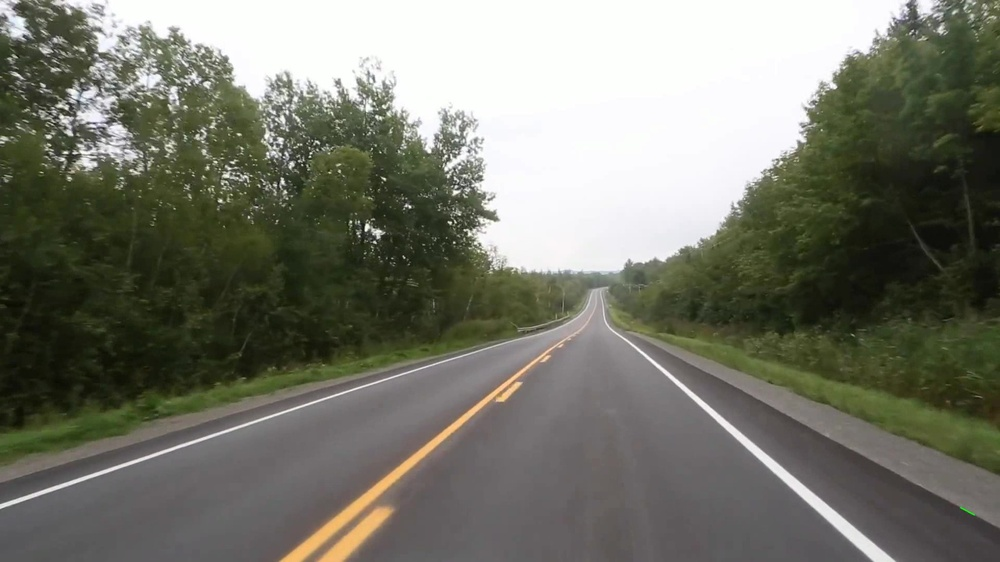
#> input picture lines-detecting/input/road.jpg, 1000 x 562 px, shrunk from 1920 x 1080 before the run, given in place of Video_1.mp4, which was not available
$ python main.py   (older library calls are emulated)
#> lines starting #> are read from the running program, lines starting #| are printed output that depends on the picture; after the words box and inside, x2 and y2 are one past the last pixel; in counts of white or black regions, pixels touching at a corner belong together; pictures that were not available may be replaced by others from this repository, and a replacement may not be noted
import os
import numpy as np
import cv2
import matplotlib.pyplot as plt

cap = cv2.VideoCapture(os.path.join('input', 'Video_1.mp4'))
fourcc = cv2.VideoWriter_fourcc('m', 'p', '4', 'v')

if not os.path.exists('out'):
    os.makedirs('out')

outSobel = cv2.VideoWriter(os.path.join('out','sobel.mp4'), fourcc, cap.get(cv2.CAP_PROP_FPS), (int(cap.get(3)), int(cap.get(4))))
outCanny = cv2.VideoWriter(os.path.join('out','canny.mp4'), fourcc, cap.get(cv2.CAP_PROP_FPS), (int(cap.get(3)), int(cap.get(4))))
outHough = cv2.VideoWriter(os.path.join('out','hough.mp4'), fourcc, cap.get(cv2.CAP_PROP_FPS), (int(cap.get(3)), int(cap.get(4))))
while cap.isOpened():
    ret, frame = cap.read()
#> frame is the input picture: shape (562, 1000, 3); mean B, G, R 106.9, 118.9, 117.6
    if not ret:
        break
    gray = cv2.cvtColor(frame, cv2.COLOR_BGR2GRAY)
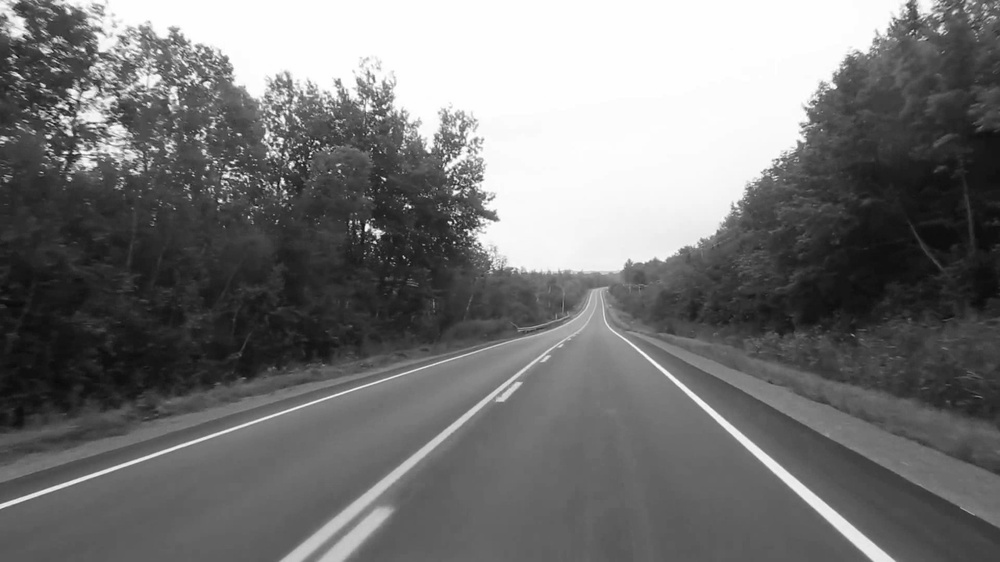
#> gray: shape (562, 1000); min 8, max 255, mean 117.1

    ###################################### Sobel
    sobelx = cv2.Sobel(gray, cv2.CV_32F, 1, 0, ksize=5)  # x
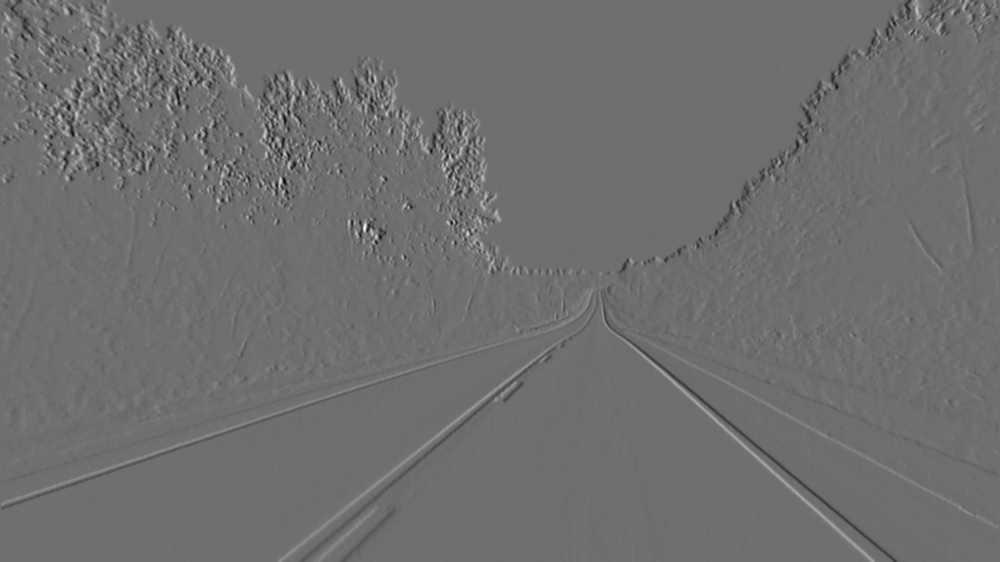
#> sobelx: shape (562, 1000) float32; min -7754, max 10047, mean -0.8; drawn with min black and max white
    sobely = cv2.Sobel(gray, cv2.CV_32F, 0, 1, ksize=5)  # y
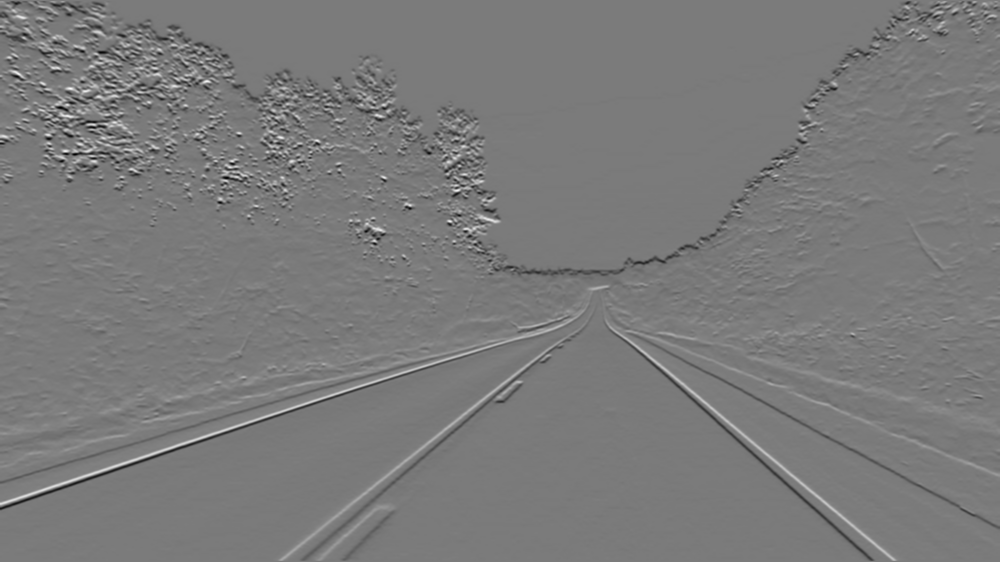
#> sobely: shape (562, 1000) float32; min -7706, max 8264, mean -31.4; drawn with min black and max white
    gradient_magnitude = np.sqrt(np.square(sobelx) + np.square(sobely))
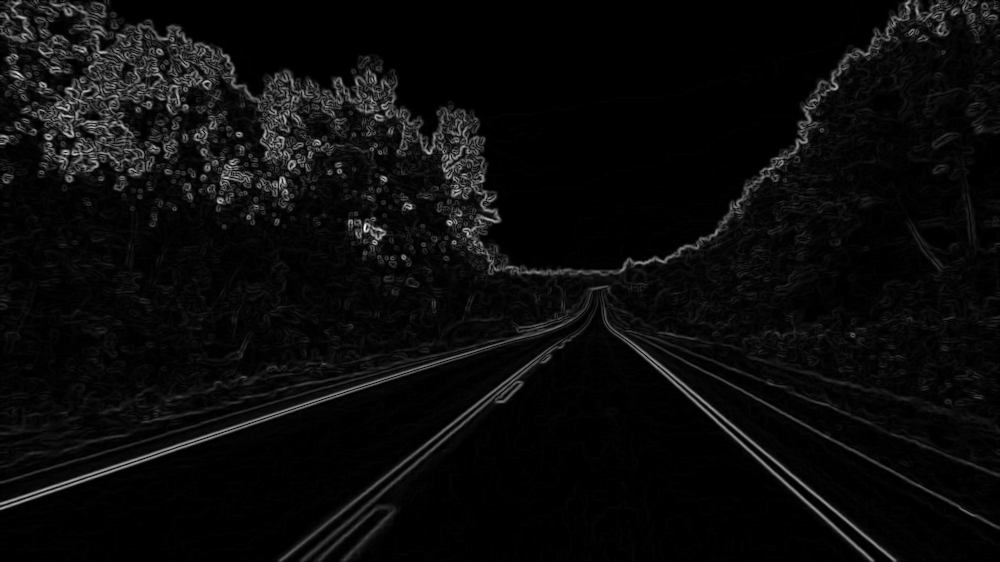
#> gradient_magnitude: shape (562, 1000) float32; min 0, max 10076.7, mean 447.1; drawn with min black and max white
    gradient_magnitude *= 255.0 / gradient_magnitude.max()
    sobel = gradient_magnitude.astype(np.uint8)

    bgrSobel = cv2.cvtColor(sobel, cv2.COLOR_GRAY2BGR)
    outSobel.write(bgrSobel)

    ###################################### Canny
    canny = cv2.Canny(gray,100,200)
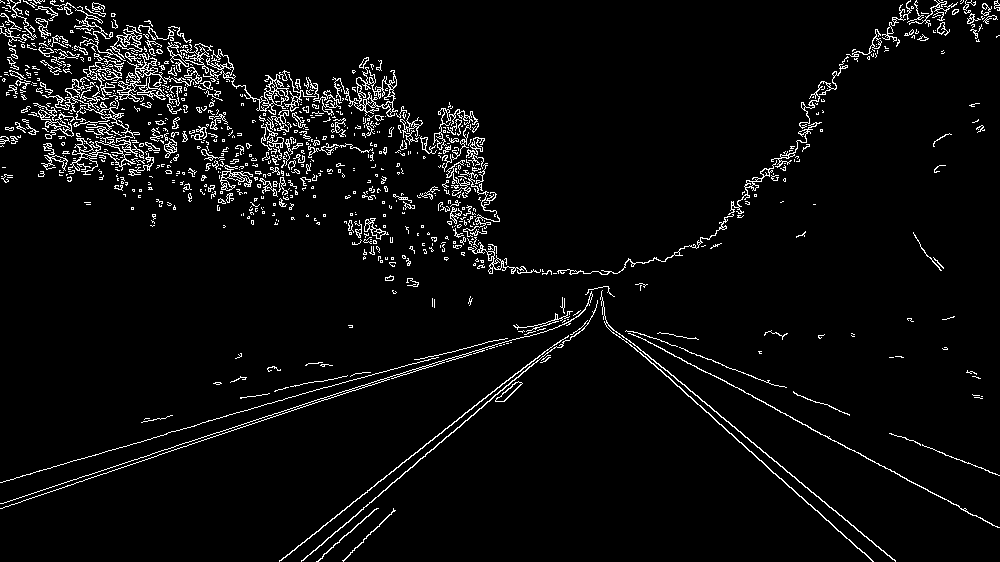
#> canny: shape (562, 1000); 4.5% white in thin lines or dots
    bgrCanny = cv2.cvtColor(canny, cv2.COLOR_GRAY2BGR)
#> bgrCanny: shape (562, 1000, 3); 4.5% white in thin lines or dots
    outCanny.write(bgrCanny)

    ##################################### Hough lines
    destImg = frame.copy()
    minLineLength = 100
    maxLineGap = 10
    lines = cv2.HoughLinesP(canny, 1, np.pi/180, 100, minLineLength, maxLineGap)
#> lines = 65 rows, first 6: [640, 337, 706, 372], [859, 548, 873, 561], [640, 352, 862, 552], [653, 359, 774, 461], [362, 385, 382, 379], [321, 398, 333, 394]
    for x1, y1, x2, y2 in lines[0]:
        cv2.line(destImg, (x1, y1), (x2, y2), (0, 255, 0), 2)
#> this loop made 1 pass
#> destImg: shape (562, 1000, 3); 0.04% of pixels changed, all inside (x1, y1, x2, y2) = (639, 336, 708, 374)
    outHough.write(destImg)

cap.release()
outSobel.release()
outCanny.release()
outHough.release()
cv2.destroyAllWindows()
